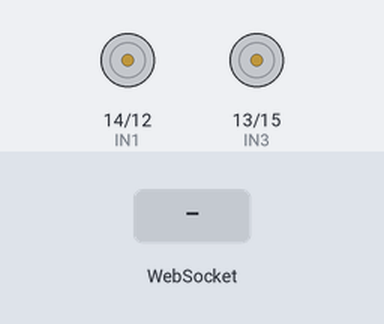
Recording of a sketch running on a simulated ESP8266 (NodeMCU). Shown: motor-driver pin pairs drawn as motors (green arrow = first pin HIGH = forward, orange = second pin HIGH = backward, longer = more drive, scaled by the enable pin). The test bench sets the inputs (shaded band). WiFi joins after 1.5 s; servers stay silent unless stated; what the sketch prints to the serial monitor is not drawn.

Above: at 2.7 s.
2.8 s: WebSocket text "F" received
At 4.0 s:
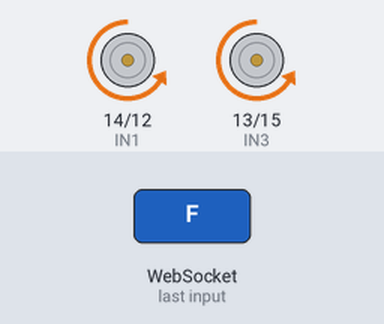
4.3 s: WebSocket text "B" received
At 5.1 s:
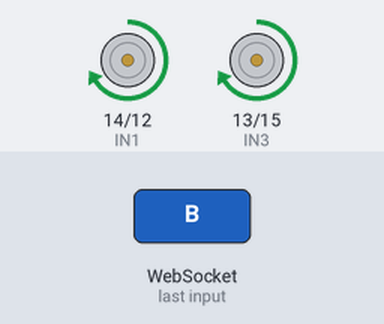
5.8 s: WebSocket text "L" received
At 6.2 s:
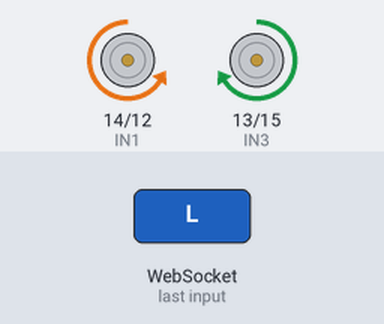
7.3 s: WebSocket text "R" received
At 8.5 s:
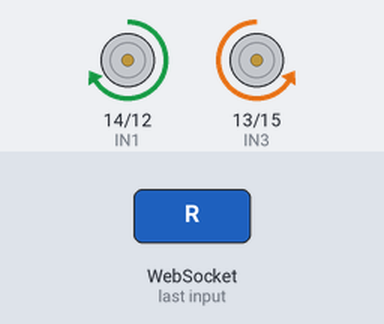
8.8 s: WebSocket text "SPD:" received
At 9.7 s:
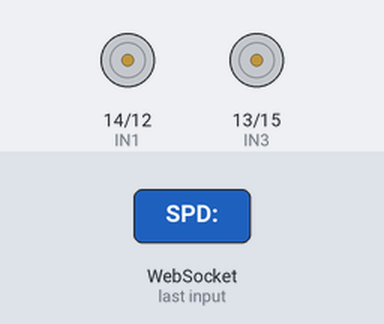
10.3 s: WebSocket text "S" received
Timing chart, 0 to 12.8 s (numbered marks = the images above; inputs shaded):
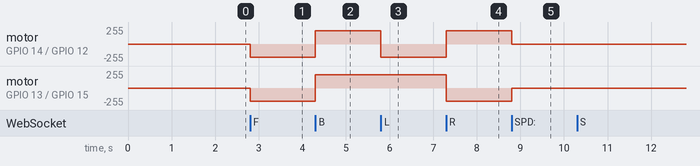

Measured:
- after the input at 2.8 s, motor on GPIO 14 (IN1) / GPIO 12 (IN2), motor on GPIO 13 (IN3) / GPIO 15 (IN4): stopped → backward 199/255 at once
- after the input at 4.3 s, motor on GPIO 14 (IN1) / GPIO 12 (IN2), motor on GPIO 13 (IN3) / GPIO 15 (IN4): backward 199/255 → forward 199/255 at once
- after the input at 5.8 s, motor on GPIO 14 (IN1) / GPIO 12 (IN2): forward 199/255 → backward 199/255 at once
- after the input at 7.3 s, motor on GPIO 14 (IN1) / GPIO 12 (IN2): backward 199/255 → forward 199/255 at once; motor on GPIO 13 (IN3) / GPIO 15 (IN4): forward 199/255 → backward 199/255 at once
- after the input at 8.8 s, motor on GPIO 14 (IN1) / GPIO 12 (IN2): forward 199/255 → stopped at once; motor on GPIO 13 (IN3) / GPIO 15 (IN4): backward 199/255 → stopped at once

The sketch:

RC_CAR_CONTROL.ino
```cpp
#include <ESP8266WiFi.h>
#include <ESP8266WebServer.h>
#include <WebSocketsServer.h>

const char* ssid = "oppok13";
const char* password = "wifi1234";

ESP8266WebServer server(80);
WebSocketsServer webSocket = WebSocketsServer(81);

// --- Your L298N Pin Mapping ---
const int ENA = 5;   // D1 (Speed Right)
const int ENB = 4;   // D2 (Speed Left)
const int IN1 = 14;  // D5
const int IN2 = 12;  // D6
const int IN3 = 13;  // D7
const int IN4 = 15;  // D8

void setup() {
  Serial.begin(115200);

  // Set all motor pins as outputs
  pinMode(ENA, OUTPUT);
  pinMode(ENB, OUTPUT);
  pinMode(IN1, OUTPUT);
  pinMode(IN2, OUTPUT);
  pinMode(IN3, OUTPUT);
  pinMode(IN4, OUTPUT);

  // Default speed (0-1023)
  analogWrite(ENA, 800);
  analogWrite(ENB, 800);

  WiFi.mode(WIFI_STA);
  WiFi.begin(ssid, password);

  Serial.print("Connecting to WiFi");

  while (WiFi.status() != WL_CONNECTED) {
    delay(500);
    Serial.print(".");
  }

  Serial.println("\nConnected!");
  Serial.print("IP Address: ");
  Serial.println(WiFi.localIP());

  // Web Interface
  server.on("/", []() {
    String html =
      "<html>"
      "<head>"
      "<meta name='viewport' content='width=device-width, initial-scale=1.0, maximum-scale=1.0, user-scalable=no'>"

      "<style>"
      "body{"
      "background:#1a1a1a;"
      "color:white;"
      "text-align:center;"
      "font-family:sans-serif;"
      "touch-action:none;"
      "margin:0;"
      "padding:0;"
      "overflow:hidden;"
      "}"

      //Make video box fill the whole screen
      ".video-box{"
      "position:fixed;"
      "top:0; left:0;"
      "width:100vw;"
      "height:100vh;"
      "border:none;"
      "background:#000;"
      "z-index:0;"
      "}"

      // Heading overlay at top center
      ".heading{"
      "position:fixed;"
      "top:15px;"
      "width:100%;"
      "text-align:center;"
      "z-index:10;"
      "font-size:32px;"
      "font-weight:bold;"
      "color:white;"
      "text-shadow:0 0 8px #000;"
      "}"

      // Buttons overlay at bottom right
      ".controls{"
      "position:fixed;"
      "bottom:80px;"
      "right:20px;"
      "z-index:10;"
      "text-align:center;"
      "}"

      // Slider overlay at bottom center
      ".speed-box{"
      "position:fixed;"
      "bottom:25px;"
      "left:50%;"
      "transform:translateX(-50%);"
      "z-index:10;"
      "text-align:center;"
      "color:white;"
      "text-shadow:0 0 6px #000;"
      "}"

      //button style
      ".btn{"
      "width:85px;"
      "height:85px;"
      "margin:4px;"
      "border-radius:10px;"
      "border:none;"
      "background:rgba(255,255,255,0.15);"  // semi-transparent
      "color:white;"
      "font-weight:bold;"
      "cursor:pointer;"
      "backdrop-filter:blur(4px);"
      "font-size:25px;"
      "}"

      ".bottom-overlay{"
        "position:fixed;"
        "bottom:0;"
        "left:0;"
        "width:100%;"
        "height:220px;"
        "background:linear-gradient(to top, rgba(50,50,50,1.0), transparent);"
        "z-index:5;"
        "pointer-events:none;"
      "}"

      ".slider{"
      "width:400px;"
      "}"
      "</style>"
      "</head>"

      "<body>"

        "<img class='video-box' src='http://192.168.46.131:8080/video'>"  // use img
        "<div class='bottom-overlay'></div>"
        "<div class='heading'>RC CAR CONTROLLER</div>"
        "<div class='controls'>"
          "<div>"
            "<button class='btn' onmousedown='send(\"F\")' onmouseup='send(\"S\")'>F</button>"
          "</div>"
          "<div>"
            "<button class='btn' onmousedown='send(\"L\")' onmouseup='send(\"S\")'>L</button>"
            "<button class='btn' onclick='send(\"S\")'>S</button>"
            "<button class='btn' onmousedown='send(\"R\")' onmouseup='send(\"S\")'>R</button>"
          "</div>"
          "<div>"
            "<button class='btn' onmousedown='send(\"B\")' onmouseup='send(\"S\")'>B</button>"
          "</div>"
        "</div>"

        "<div class='speed-box'>"
          "<label>SPEED: <span id='spd'>800</span></label><br>"
          "<input type='range' min='0' max='1023' value='800' class='slider' "
            "oninput='document.getElementById(\"spd\").innerText=this.value' "
            "onchange='send(\"SPD:\"+this.value)'>"
        "</div>"
      "<script>"

      "var ws = new WebSocket('ws://'+location.hostname+':81/');"
      "ws.onclose = function() {"
        "setTimeout(function() {"
          "ws = new WebSocket('ws://'+location.hostname+':81/');"
        "}, 2000);"
      "};"

      "function send(m){"
      "ws.send(m);"
      "}"

      "window.addEventListener('keydown', function(e) {"
        "if(e.repeat) return;"
        "if(e.key == 'ArrowUp') send('F');"
        "if(e.key == 'ArrowDown') send('B');"
        "if(e.key == 'ArrowLeft') send('L');"
        "if(e.key == 'ArrowRight') send('R');"
      "});"

      "window.addEventListener('keyup', function(e) {"
        "if(e.key.includes('Arrow')) send('S');"
      "});"

      "</script>"

      "</body>"
      "</html>";

    server.send(200, "text/html", html);
  });

  server.begin();
  webSocket.begin();
  webSocket.onEvent(webSocketEvent);
}

void webSocketEvent(uint8_t num, WStype_t type, uint8_t* payload, size_t length) {
  if (type == WStype_TEXT) {
    String command = (char*)payload;
    Serial.println("Received: " + command);

    if (command == "F") moveForward();
    else if (command == "B") moveBackward();
    else if (command == "L") turnLeft();
    else if (command == "R") turnRight();
    else if (command == "S") stopMotors();
    else if (command.startsWith("SPD:")) {
      int speed = command.substring(4).toInt();
      analogWrite(ENA, speed);
      analogWrite(ENB, speed);
    }
  }
}

void moveForward() {
  digitalWrite(IN1, LOW);
  digitalWrite(IN2, HIGH);
  digitalWrite(IN3, LOW);
  digitalWrite(IN4, HIGH);
}

void moveBackward() {
  digitalWrite(IN1, HIGH);
  digitalWrite(IN2, LOW);
  digitalWrite(IN3, HIGH);
  digitalWrite(IN4, LOW);
}

void turnLeft() {
  digitalWrite(IN1, LOW);
  digitalWrite(IN2, HIGH);
  digitalWrite(IN3, HIGH);
  digitalWrite(IN4, LOW);
}

void turnRight() {
  digitalWrite(IN1, HIGH);
  digitalWrite(IN2, LOW);
  digitalWrite(IN3, LOW);
  digitalWrite(IN4, HIGH);
}

void stopMotors() {
  digitalWrite(IN1, LOW);
  digitalWrite(IN2, LOW);
  digitalWrite(IN3, LOW);
  digitalWrite(IN4, LOW);
}

void loop() {
  server.handleClient();
  webSocket.loop();
}
```
